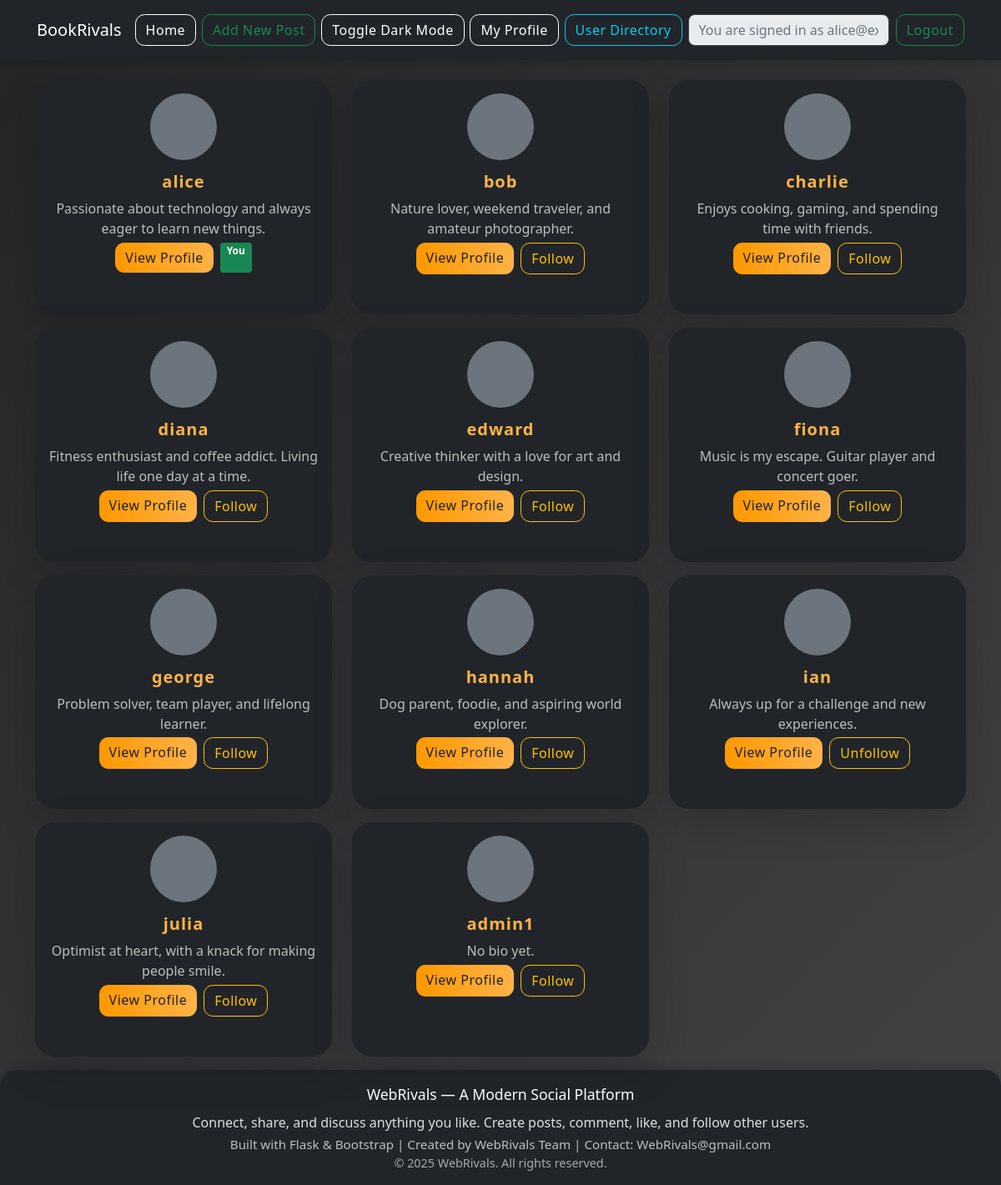
The page /user-directory (signed in) on the database its author committed.
### tables this page shows
CREATE TABLE users (
                        id INTEGER PRIMARY KEY,
                        username TEXT UNIQUE,
                        password TEXT, profile_picture TEXT, bio TEXT, date_of_birth TEXT);

### routes.py (the view)
@routes.route('/user-directory')
def user_directory():
    if 'username' not in session:
        return redirect('/login')
    import sqlite3
    conn = sqlite3.connect(DATABASE)
    cursor = conn.cursor()
    cursor.execute("SELECT username, profile_picture, bio FROM users")
    users = cursor.fetchall()
    conn.close()
    return render_template('user_directory.html', users=users)

### app.py (called while the page is built)
@app.context_processor
def utility_processor():
    return dict(
        get_follower_count=get_follower_count,
        get_like_count=get_like_count,
        is_following=is_following,
        is_liked=is_liked,
        get_display_name=get_display_name
    )

### utils.py (called while the page is built)
def is_following(follower, following):
    if not follower or not following:
        return False
    conn = sqlite3.connect(DATABASE)
    cursor = conn.cursor()
    cursor.execute("SELECT 1 FROM followers WHERE follower=? AND following=?",
                  (follower, following))
    result = cursor.fetchone()
    conn.close()
    return result is not None

def get_display_name(email):
    if not email:
        return ''
    return email.split('@')[0]

### templates/user_directory.html (shortened to what this page needs)
{% extends 'base.html' %}
{% block content %}
<main class="container mt-4">
    <div class="row">
        {% for user in users %}
        <div class="col-md-4 mb-3">
            <div class="card h-100 bg-dark text-light shadow-lg">
                <div class="card-body text-center">
                    {% if user[1] %}
                        <img src="/{{ user[1] }}" alt="Profile Picture" class="rounded-circle mb-2" width="80" height="80">
                    {% else %}
                        <div class="rounded-circle bg-secondary mb-2" style="width:80px; height:80px; display:inline-block;"></div>
                    {% endif %}
                    <h5 class="card-title">{{ get_display_name(user[0]) }}</h5>
                    <p class="card-text">{{ user[2] if user[2] else 'No bio yet.' }}</p>
                    <div class="d-flex justify-content-center gap-2">
                        <a href="/profile?user={{ user[0] }}" class="btn btn-outline-primary">View Profile</a>
                        {% if user[0] != session['username'] %}
                        <button type="button" class="btn btn-outline-warning follow-btn" data-username="{{ user[0] }}">
                            {% if is_following(session['username'], user[0]) %}Unfollow{% else %}Follow{% endif %}
                        </button>
                        {% else %}
                        <span class="badge bg-success">You</span>
                        {% endif %}
                    </div>
                </div>
            </div>
        </div>
        {% endfor %}
    </div>
</main>
{% endblock %}

### static/style.css (style rules this page uses)
body { background: #181818 !important; }
.card { box-shadow: 0 4px 16px 0 rgba(0,0,0,0.25); border-radius: 1.2rem; border: none; }
.card-title { font-size: 1.5rem; letter-spacing: 1px; }
body { background: linear-gradient(135deg, #232526 0%, #414345 100%) !important; min-height: 100vh; }
.card { background: rgba(30, 30, 30, 0.97); box-shadow: 0 8px 32px 0 rgba(31, 38, 135, 0.18); border-radius: 1.5rem; border: none; transition: transform 0.18s, box-shadow 0.18s; overflow: hidden; margin-bottom: 2rem; }
.card-title { font-size: 1.25rem; font-weight: 700; color: #ffb347; margin-bottom: 0.5rem; }
.card-text { color: #bdbdbd; font-size: 1rem; margin-bottom: 0.3rem; }
.btn { border-radius: 0.7rem; font-weight: 500; letter-spacing: 0.5px; transition: background 0.18s, color 0.18s, box-shadow 0.18s; }
.btn-primary, .btn-outline-primary { background: linear-gradient(90deg, #ff9800 0%, #ffb347 100%); color: #222; border: none; }

### rows shown on the page
users: username "alice", bio "Passionate about technology and always eager to learn new things.", shows "You"
users: username "bob", bio "Nature lover, weekend traveler, and amateur photographer.", shows "Follow"
users: username "charlie", bio "Enjoys cooking, gaming, and spending time with friends.", shows "Follow"
users: username "diana", bio "Fitness enthusiast and coffee addict. Living life one day at a time.", shows "Follow"
users: username "edward", bio "Creative thinker with a love for art and design.", shows "Follow"
users: username "fiona", bio "Music is my escape. Guitar player and concert goer.", shows "Follow"
users: username "george", bio "Problem solver, team player, and lifelong learner.", shows "Follow"
users: username "hannah", bio "Dog parent, foodie, and aspiring world explorer.", shows "Follow"
users: username "ian", bio "Always up for a challenge and new experiences.", shows "Unfollow"
users: username "julia", bio "Optimist at heart, with a knack for making people smile.", shows "Follow"
users: username "admin1", user "No bio yet.", shows "Follow"
